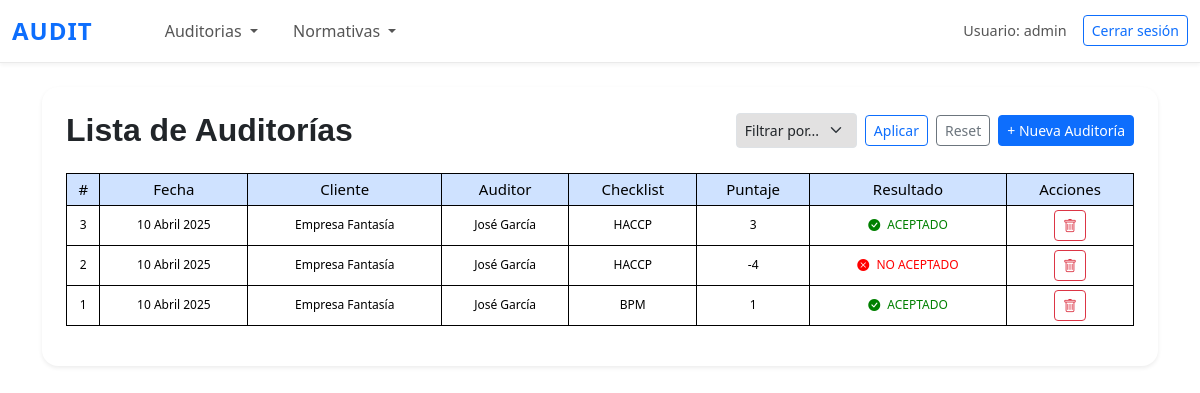
/lista_auditorias/ (signed in), run on an earlier commit of the app's database.
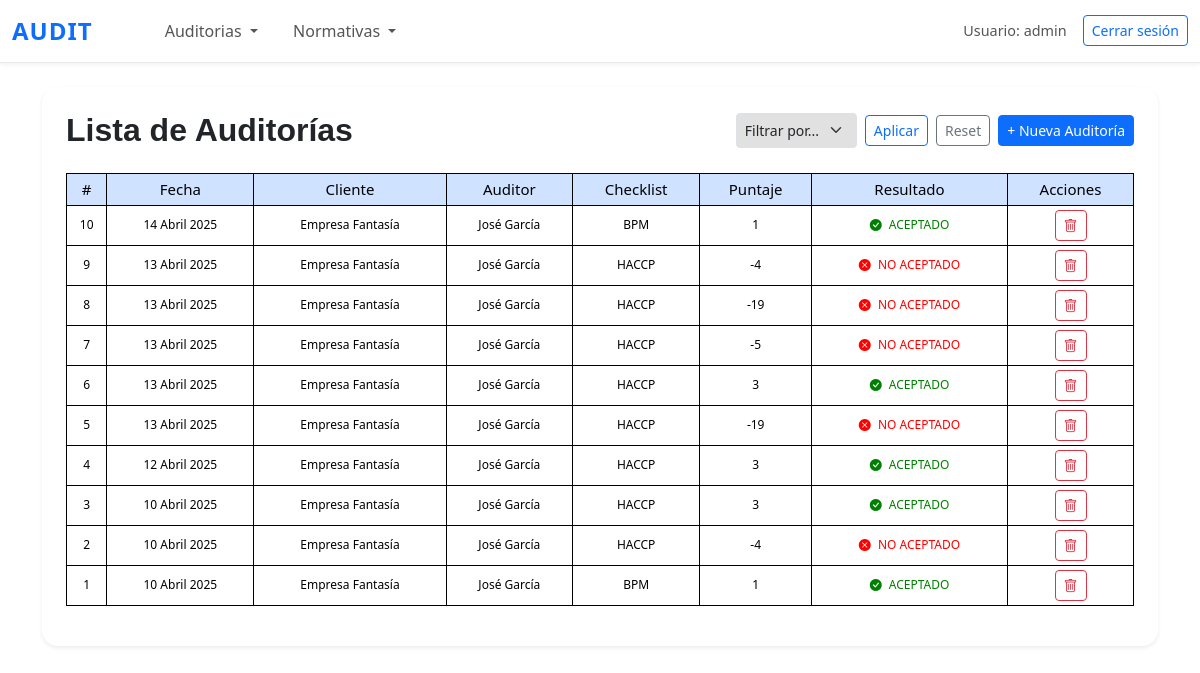
And on a later commit of the database.
### questions/models.py (models this page shows, shortened)
class Auditoria(models.Model):
    fecha = models.DateField()
    cliente = models.ForeignKey(Cliente, on_delete=models.CASCADE)
    auditor = models.ForeignKey(Auditor, on_delete=models.CASCADE)
    auditores_acompanantes = models.CharField(verbose_name='Auditores acompañantes',max_length=255, blank=True, null=True)
    lineas_auditadas = models.CharField(verbose_name='Lineas de producción auditadas',max_length=255, blank=True, null=True)
    checklist = models.ForeignKey(Checklist, on_delete=models.SET_NULL, null=True, blank=True)
    resultado_pdf = models.FileField(upload_to='auditorias/', null=True, blank=True)
    class Meta:
        ordering = ['-fecha']

class Cliente(models.Model):
    nombre = models.CharField(max_length=255)
    def __str__(self):
        return self.nombre

class Auditor(models.Model):
    nombre = models.CharField(max_length=255)
    def __str__(self):
        return self.nombre

class Checklist(models.Model):
    nombre = models.CharField(max_length=100)
    usa_puntaje = models.BooleanField(default=True)
    def __str__(self):
        return self.nombre

### questions/views.py (the view)
# urls.py: path('lista_auditorias/', lista_auditorias, name='lista_auditorias'),
@login_required
def lista_auditorias(request):
    filtro = request.GET.get('filtro')
    valor = request.GET.get('valor')
    auditorias = Auditoria.objects.all().order_by('-fecha')
    if filtro == 'cliente' and valor:
        auditorias = auditorias.filter(cliente=valor)
    elif filtro == 'checklist' and valor:
        auditorias = auditorias.filter(checklist__nombre=valor)
    auditorias_con_puntaje = []
    for auditoria in auditorias:
        respuestas = Respuesta.objects.filter(auditoria=auditoria)
        if auditoria.checklist and auditoria.checklist.usa_puntaje:
            puntaje_total = respuestas.aggregate(Sum('puntaje'))['puntaje__sum'] or 0
            puntaje_maximo = respuestas.count() * 1
            porcentaje = (puntaje_total / puntaje_maximo) * 100 if puntaje_maximo > 0 else 0
            resultado = "ACEPTADO" if porcentaje >= 75 else "NO ACEPTADO"
        else:
            puntaje_total = "SIN PUNTAJE"
            resultado = "INFORME DEL AUDITOR"
        auditorias_con_puntaje.append({
            'auditoria': auditoria,
            'puntaje_total': puntaje_total,
            'resultado': resultado,
            'checklist': auditoria.checklist
        })
    clientes_unicos = Auditoria.objects.values_list('cliente', flat=True).distinct()
    tipos_checklist_unicos = Checklist.objects.values_list('nombre', flat=True).distinct()
    paginator = Paginator(auditorias_con_puntaje, 10)
    page_number = request.GET.get('page')
    page_obj = paginator.get_page(page_number)
    total = paginator.count
    start_index = page_obj.start_index()
    for idx, item in enumerate(page_obj, start=start_index):
        item['numero_descendente'] = total - idx + 1
    return render(request, 'questions/lista_auditorias.html', {
        'auditorias': page_obj,
        'page_obj': page_obj,
        'is_paginated': page_obj.has_other_pages(),
        'clientes': clientes_unicos,
        'tipos_checklist': tipos_checklist_unicos,
        'filtro_seleccionado': filtro,
        'valor_seleccionado': valor,
    })

### questions/templates/questions/lista_auditorias.html (shortened to what this page needs)
{% extends 'questions/base.html' %}
{% load static %}
{% block content %}
<div class="container py-4">
    <div class="bg-white p-4 rounded-4 shadow-sm">
        <div class="d-flex flex-wrap justify-content-between align-items-center mb-4">
            <h2 class="mb-0" style="font-family: 'Montserrat', sans-serif; font-weight: 600;">
                Lista de Auditorías
            </h2>
            <div class="d-flex align-items-center flex-wrap gap-2">
                <form method="get" class="d-flex gap-2 align-items-center">
                    <select name="filtro" class="form-select form-select-sm">
                        <option value="">Filtrar por...</option>
                    </select>
                    <button type="submit" class="btn btn-outline-primary btn-sm">Aplicar</button>
                    <a href="{% url 'lista_auditorias' %}" class="btn btn-outline-secondary btn-sm">Reset</a>
                </form>
                <a href="{% url 'nueva_auditoria' %}" class="btn btn-primary btn-sm">
                    + Nueva Auditoría
                </a>
            </div>
        </div>
        <div class="table-responsive">
            <table class="table table-bordered table-hover text-center align-middle table-sm small">
                <thead class="table-primary">
                    <tr>
                        <th>#</th>
                        <th>Fecha</th>
                        <th>Cliente</th>
                        <th>Auditor</th>
                        <th>Checklist</th>
                        <th>Puntaje</th>
                        <th>Resultado</th>
                        <th>Acciones</th>
                    </tr>
                </thead>
                <tbody>
                    {% for item in auditorias %}
                        <td>{{ item.numero_descendente }}</td>
                        <td>{{ item.auditoria.fecha }}</td>
                        <td>{{ item.auditoria.cliente }}</td>
                        <td>{{ item.auditoria.auditor }}</td>
                        <td>{{ item.auditoria.checklist }}</td>
                        <td>{{ item.puntaje_total }}</td>
                        <td>
                            {% if item.resultado == "ACEPTADO" %}
                                <span style="font-size: 12px; color: green;">
                                    <i class="bi bi-check-circle-fill me-1"></i> ACEPTADO
                                </span>
                            {% elif item.resultado == "NO ACEPTADO" %}
                                <span style="font-size: 12px; color: red;">
                                    <i class="bi bi-x-circle-fill me-1"></i> NO ACEPTADO
                                </span>
                            {% else %}
                                <span style="font-size: 12px; color: blue;">
                                    <i class="bi bi-x-circle-fill me-1"></i> INFORME DEL AUDITOR
                                </span>
                            {% endif %}
                        </td>
                        <td class="text-nowrap">
                            <a href="{% url 'eliminar_auditoria' item.auditoria.id %}" class="btn btn-sm btn-outline-danger" title="Eliminar">
                                <i class="bi bi-trash"></i>
                            </a>
                        </td>
                    {% endfor %}
                </tbody>
            </table>
        </div>
    </div>
</div>
{% endblock %}

What changed in the data, as far as the page shows it:
added Auditoria: numero_descendente "10", auditoria.fecha "14 Abril 2025", auditoria.cliente "Empresa Fantasía", auditoria.auditor "José García", auditoria.checklist "BPM", puntaje_total "1", shows "ACEPTADO"
added Auditoria: numero_descendente "9", auditoria.fecha "13 Abril 2025", auditoria.cliente "Empresa Fantasía", auditoria.auditor "José García", auditoria.checklist "HACCP", puntaje_total "-4", shows "NO ACEPTADO"
added Auditoria: numero_descendente "8", auditoria.fecha "13 Abril 2025", auditoria.cliente "Empresa Fantasía", auditoria.auditor "José García", auditoria.checklist "HACCP", puntaje_total "-19", shows "NO ACEPTADO"
added Auditoria: numero_descendente "7", auditoria.fecha "13 Abril 2025", auditoria.cliente "Empresa Fantasía", auditoria.auditor "José García", auditoria.checklist "HACCP", puntaje_total "-5", shows "NO ACEPTADO"
added Auditoria: numero_descendente "6", auditoria.fecha "13 Abril 2025", auditoria.cliente "Empresa Fantasía", auditoria.auditor "José García", auditoria.checklist "HACCP", puntaje_total "3", shows "ACEPTADO"
added Auditoria: numero_descendente "5", auditoria.fecha "13 Abril 2025", auditoria.cliente "Empresa Fantasía", auditoria.auditor "José García", auditoria.checklist "HACCP", puntaje_total "-19", shows "NO ACEPTADO"
added Auditoria: numero_descendente "4", auditoria.fecha "12 Abril 2025", auditoria.cliente "Empresa Fantasía", auditoria.auditor "José García", auditoria.checklist "HACCP", puntaje_total "3", shows "ACEPTADO"
